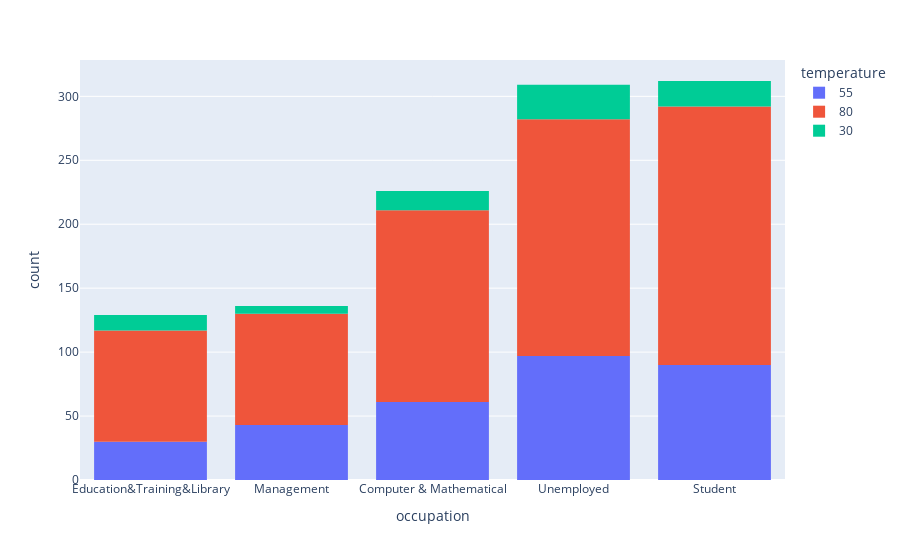

Here is the notebook cell this chart was saved with:
### Code cell
# focus on the top N categories that consume Coffe House coupons to understand effect of temperature
data_temp2 = data_[((data_['coupon'] == 'Coffee House') & (data_['occupation'].isin(['Unemployed', 'Student', 'Computer & Mathematical', 'Sales & Relateed', 'Management', 'Education&Training&Library'])) & (data_['Y'] == 1))]
px.histogram(data_temp2, x="occupation", color="temperature").update_xaxes(categoryorder="total ascending")
# Coffee consumption seems higher during warm days (temperature = 80F)

### Figure 1 — Plotly figure (JSON) as saved in the notebook; plotly's stock layout.template omitted (floating-point values rounded to 4 significant figures; data arrays with more than 128 entries replaced by an {"elided": "..."} marker saying what was removed)
{"data": [{"alignmentgroup": "True", "bingroup": "x", "hovertemplate": "temperature=55<br>occupation=%{x}<br>count=%{y}<extra></extra>", "legendgroup": "55", "marker": {"color": "#636efa", "pattern": {"shape": ""}}, "name": "55", "offsetgroup": "55", "orientation": "v", "showlegend": true, "type": "histogram", "x": {"elided": "321 str values"}, "xaxis": "x", "yaxis": "y"}, {"alignmentgroup": "True", "bingroup": "x", "hovertemplate": "temperature=80<br>occupation=%{x}<br>count=%{y}<extra></extra>", "legendgroup": "80", "marker": {"color": "#EF553B", "pattern": {"shape": ""}}, "name": "80", "offsetgroup": "80", "orientation": "v", "showlegend": true, "type": "histogram", "x": {"elided": "711 str values"}, "xaxis": "x", "yaxis": "y"}, {"alignmentgroup": "True", "bingroup": "x", "hovertemplate": "temperature=30<br>occupation=%{x}<br>count=%{y}<extra></extra>", "legendgroup": "30", "marker": {"color": "#00cc96", "pattern": {"shape": ""}}, "name": "30", "offsetgroup": "30", "orientation": "v", "showlegend": true, "type": "histogram", "x": ["Management", "Student", "Student", "Unemployed", "Unemployed", "Unemployed", "Unemployed", "Unemployed", "Management", "Management", "Unemployed", "Computer & Mathematical", "Education&Training&Library", "Computer & Mathematical", "Unemployed", "Unemployed", "Education&Training&Library", "Student", "Student", "Computer & Mathematical", "Unemployed", "Computer & Mathematical", "Computer & Mathematical", "Unemployed", "Computer & Mathematical", "Computer & Mathematical", "Education&Training&Library", "Education&Training&Library", "Unemployed", "Education&Training&Library", "Unemployed", "Education&Training&Library", "Education&Training&Library", "Student", "Unemployed", "Education&Training&Library", "Unemployed", "Computer & Mathematical", "Student", "Student", "Student", "Student", "Student", "Unemployed", "Computer & Mathematical", "Computer & Mathematical", "Management", "Education&Training&Library", "Student", "Unemployed", "Student", "Education&Training&Library", "Unemployed", "Unemployed", "Student", "Student", "Student", "Student", "Student", "Management", "Management", "Unemployed", "Unemployed", "Computer & Mathematical", "Computer & Mathematical", "Student", "Computer & Mathematical", "Education&Training&Library", "Unemployed", "Student", "Student", "Unemployed", "Unemployed", "Computer & Mathematical", "Unemployed", "Computer & Mathematical", "Education&Training&Library", "Unemployed", "Unemployed", "Unemployed"], "xaxis": "x", "yaxis": "y"}], "layout": {"barmode": "relative", "legend": {"title": {"text": "temperature"}, "tracegroupgap": 0}, "margin": {"t": 60}, "xaxis": {"anchor": "y", "categoryorder": "total ascending", "domain": [0, 1], "title": {"text": "occupation"}}, "yaxis": {"anchor": "x", "domain": [0, 1], "title": {"text": "count"}}}}
